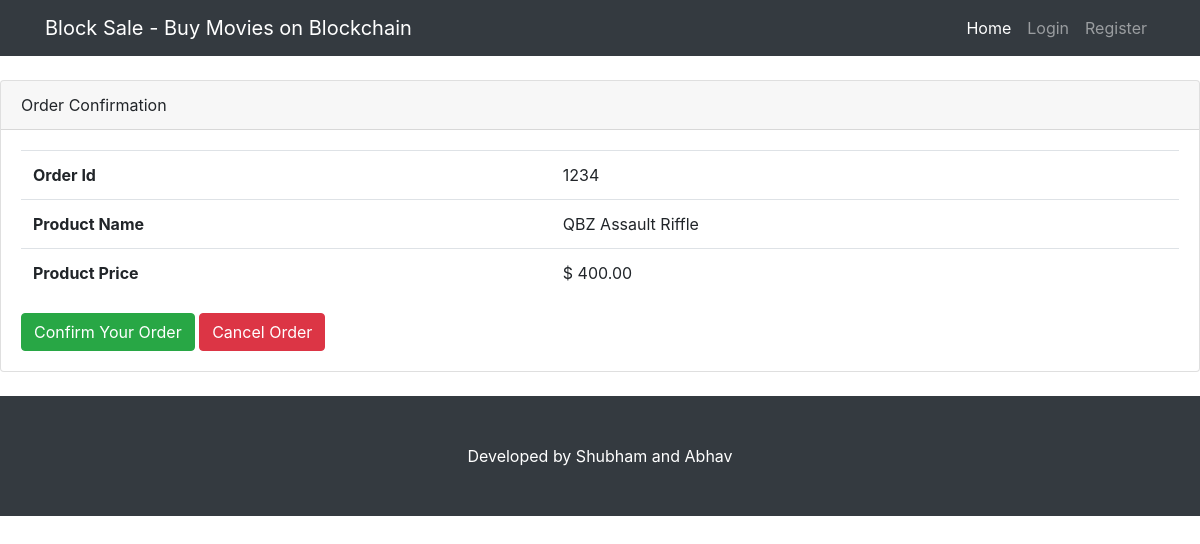
The app's page /transactions/6, older data.
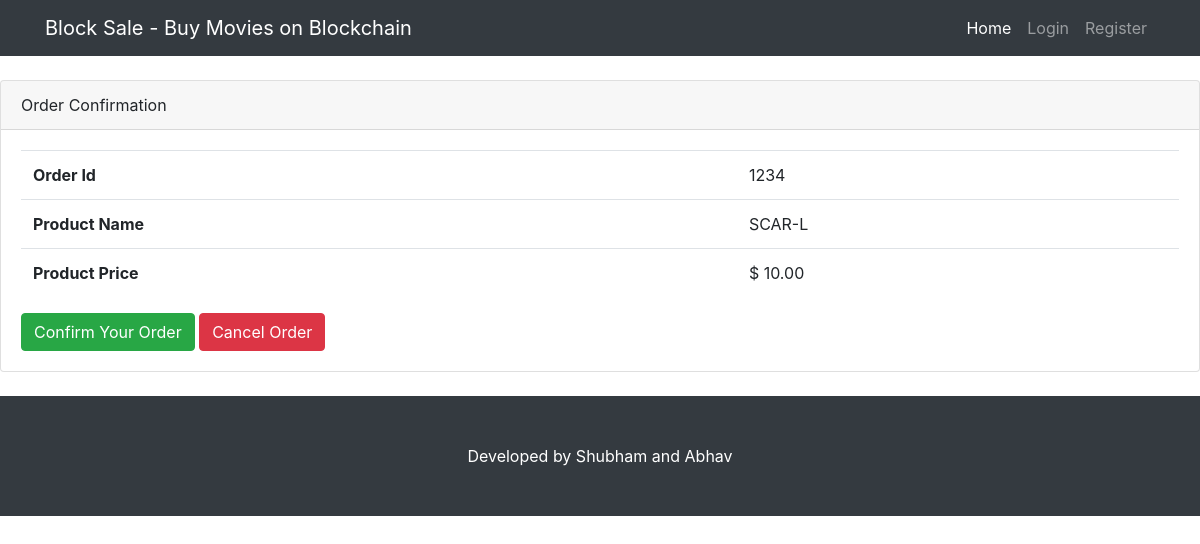
The same page, newer data.
### products/models.py (models this page shows)
class Product(models.Model):
	product_name = models.CharField(max_length=120)
	description = models.TextField(blank=True)
	posted_by = models.ForeignKey(User, on_delete=models.DO_NOTHING)
	price = models.DecimalField(decimal_places=2, max_digits=20, default=10)
	image = models.ImageField(upload_to='photos/%Y/%m/%d', null=True, blank=True)
	status = models.BooleanField(default=False)
	posted_on = models.DateTimeField(default=datetime.now, blank=True)
	def __str__(self):
	    return self.product_name

### transactions/views.py (the view)
# urls.py: path('<int:product_id>', views.confirm, name='confirm_tr'),
def confirm(request, product_id):
    product = get_object_or_404(Product, pk=product_id)
    print(product)
    context = {
        'product': product
    }
    request.session['product_id'] = product.id
    return render( request, 'transactions/confirm.html', context)

### templates/transactions/confirm.html
{% extends 'base.html' %}
{% block content %}
<div class="card card-outline-secondary my-4">
  <div class="card-header">
    Order Confirmation
  </div>
  <div class="card-body">
      <table class="table">
        <tbody>
          <tr>
            <th scope="row">Order Id</th>
            <td>1234</td>
          </tr>
          <tr>
            <th scope="row">Product Name</th>
            <td>{{product.product_name}}</td>
          </tr>
          <tr>
            <th scope="row">Product Price</th>
            <td>$ {{product.price}}</td>
          </tr>
        </tbody>
  </table>
    <a href="{% url 'completed_tr' product.id %}" class="btn btn-success">Confirm Your Order</a>
    <a href="#" class="btn btn-danger">Cancel Order</a>
  </div>
</div>
{% endblock content %}

Row changes from the older to the newer data that the page shows:
changed Product: product_name "QBZ Assault Riffle" → "SCAR-L"; price "400.00" → "10.00"
